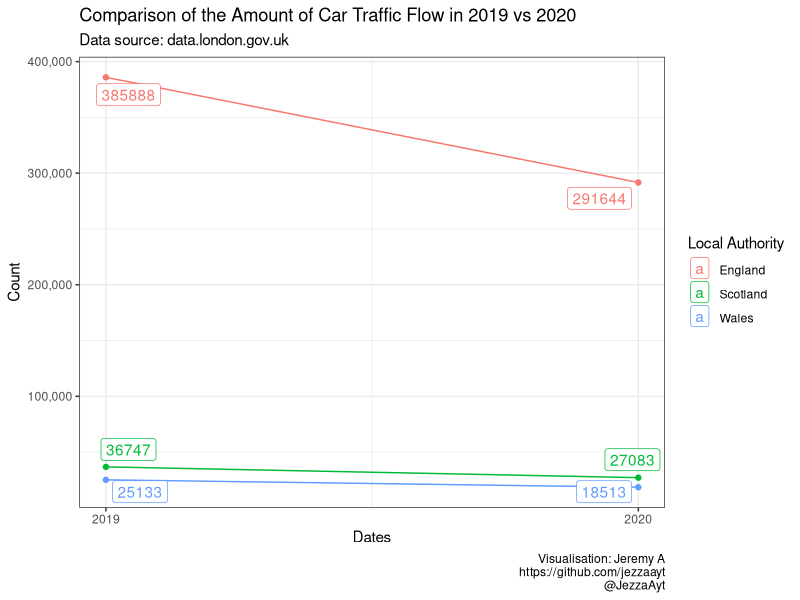

Write R code to recreate this figure.
library(tidyverse)
library(ggrepel)
#data source: https://data.london.gov.uk/dataset/traffic-flows-borough
#license of the data: https://www.nationalarchives.gov.uk/doc/open-government-licence/version/2/
df <- readxl::read_xls("traffic-flow-borough.xls", sheet = "Traffic Flows - Cars")
df
df <- na.omit(df)
df
df2<- df %>% pivot_longer(cols = c(`2019`,`2020`),
                          names_to = "Dates", values_to = "Count") 
df2 <- df2 %>% select(`Local Authority`, Dates, Count)
areas <- c("Wales", "Scotland", "England")
df2 <- df2 %>% filter(`Local Authority` %in% areas)
df2$Dates <- as.numeric(as.character(df2$Dates))
df2$Count <- as.numeric(as.character(df2$Count))
ggplot(df2, aes(x=Dates, y = Count , color = `Local Authority`)) + 
  geom_point()+geom_line() +scale_y_continuous(labels = scales::label_comma()) + 
  scale_x_continuous(breaks = c(2019, 2020)) + geom_label_repel(aes(label= Count)) +
  labs(title = "Comparison of the Amount of Car Traffic Flow in 2019 vs 2020",
       subtitle = "Data source: data.london.gov.uk", 
       caption = "Visualisation: Jeremy A\nhttps://github.com/jezzaayt\n@JezzaAyt") + theme_bw()

